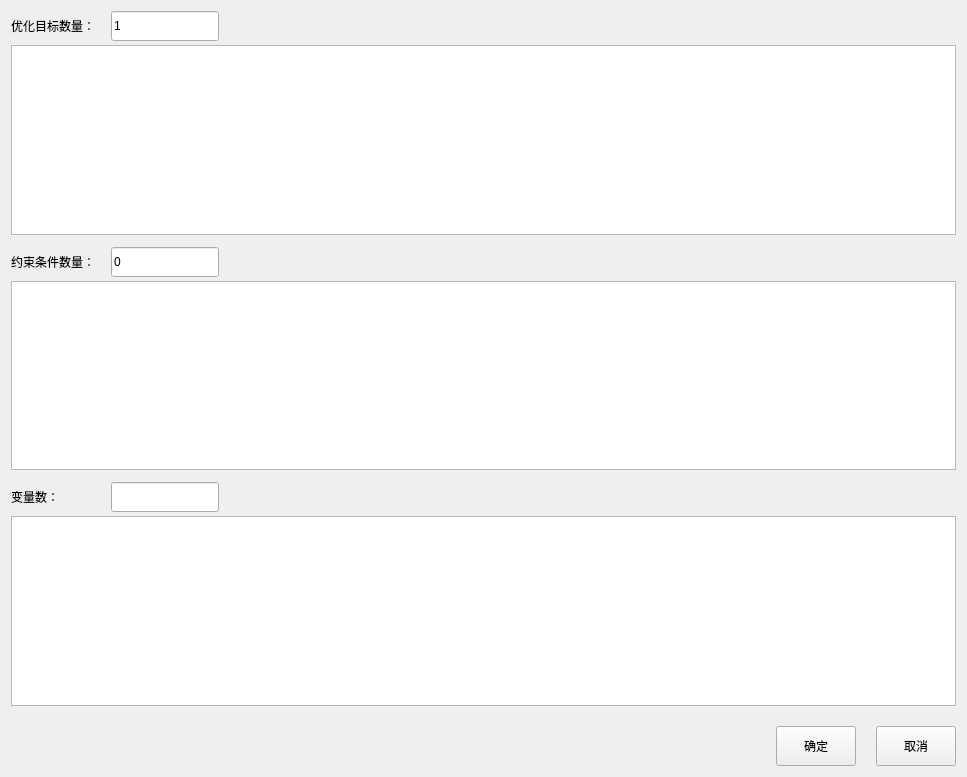
<?xml version="1.0" encoding="UTF-8"?>
<ui version="4.0">
 <class>Form</class>
 <widget class="QWidget" name="Form">
  <property name="geometry">
   <rect>
    <x>0</x>
    <y>0</y>
    <width>967</width>
    <height>777</height>
   </rect>
  </property>
  <property name="windowTitle">
   <string>Form</string>
  </property>
  <layout class="QVBoxLayout" name="verticalLayout_5">
   <property name="spacing">
    <number>20</number>
   </property>
   <item>
    <layout class="QVBoxLayout" name="verticalLayout_4">
     <property name="spacing">
      <number>12</number>
     </property>
     <item>
      <layout class="QVBoxLayout" name="verticalLayout_3">
       <property name="spacing">
        <number>4</number>
       </property>
       <item>
        <layout class="QHBoxLayout" name="horizontalLayout" stretch="0,0,1">
         <property name="spacing">
          <number>0</number>
         </property>
         <item>
          <widget class="QLabel" name="label_optTargetNum">
           <property name="minimumSize">
            <size>
             <width>100</width>
             <height>30</height>
            </size>
           </property>
           <property name="maximumSize">
            <size>
             <width>100</width>
             <height>30</height>
            </size>
           </property>
           <property name="text">
            <string>优化目标数量：</string>
           </property>
          </widget>
         </item>
         <item>
          <widget class="QLineEdit" name="lineEdit_optTargetNum">
           <property name="minimumSize">
            <size>
             <width>0</width>
             <height>30</height>
            </size>
           </property>
           <property name="maximumSize">
            <size>
             <width>16777215</width>
             <height>30</height>
            </size>
           </property>
           <property name="text">
            <string>1</string>
           </property>
          </widget>
         </item>
         <item>
          <spacer name="horizontalSpacer_4">
           <property name="orientation">
            <enum>Qt::Horizontal</enum>
           </property>
           <property name="sizeHint" stdset="0">
            <size>
             <width>40</width>
             <height>20</height>
            </size>
           </property>
          </spacer>
         </item>
        </layout>
       </item>
       <item>
        <widget class="myTableWidget" name="TW_optTargetNum">
         <property name="verticalScrollBarPolicy">
          <enum>Qt::ScrollBarAsNeeded</enum>
         </property>
         <property name="horizontalScrollBarPolicy">
          <enum>Qt::ScrollBarAlwaysOff</enum>
         </property>
         <property name="sizeAdjustPolicy">
          <enum>QAbstractScrollArea::AdjustIgnored</enum>
         </property>
        </widget>
       </item>
      </layout>
     </item>
     <item>
      <layout class="QVBoxLayout" name="verticalLayout_2">
       <property name="spacing">
        <number>4</number>
       </property>
       <item>
        <layout class="QHBoxLayout" name="horizontalLayout_2" stretch="0,0,1">
         <property name="spacing">
          <number>0</number>
         </property>
         <item>
          <widget class="QLabel" name="label_constrainNum">
           <property name="minimumSize">
            <size>
             <width>100</width>
             <height>30</height>
            </size>
           </property>
           <property name="maximumSize">
            <size>
             <width>100</width>
             <height>30</height>
            </size>
           </property>
           <property name="text">
            <string>约束条件数量：</string>
           </property>
          </widget>
         </item>
         <item>
          <widget class="QLineEdit" name="lineEdit_constrainNum">
           <property name="minimumSize">
            <size>
             <width>0</width>
             <height>30</height>
            </size>
           </property>
           <property name="maximumSize">
            <size>
             <width>16777215</width>
             <height>30</height>
            </size>
           </property>
           <property name="text">
            <string>0</string>
           </property>
          </widget>
         </item>
         <item>
          <spacer name="horizontalSpacer_3">
           <property name="orientation">
            <enum>Qt::Horizontal</enum>
           </property>
           <property name="sizeHint" stdset="0">
            <size>
             <width>40</width>
             <height>20</height>
            </size>
           </property>
          </spacer>
         </item>
        </layout>
       </item>
       <item>
        <widget class="myTableWidget" name="TW_constrainNum">
         <property name="verticalScrollBarPolicy">
          <enum>Qt::ScrollBarAsNeeded</enum>
         </property>
         <property name="horizontalScrollBarPolicy">
          <enum>Qt::ScrollBarAlwaysOff</enum>
         </property>
         <property name="sizeAdjustPolicy">
          <enum>QAbstractScrollArea::AdjustIgnored</enum>
         </property>
        </widget>
       </item>
      </layout>
     </item>
     <item>
      <layout class="QVBoxLayout" name="verticalLayout">
       <property name="spacing">
        <number>4</number>
       </property>
       <item>
        <layout class="QHBoxLayout" name="horizontalLayout_3" stretch="0,0,1">
         <property name="spacing">
          <number>0</number>
         </property>
         <item>
          <widget class="QLabel" name="label_variableNum">
           <property name="minimumSize">
            <size>
             <width>100</width>
             <height>30</height>
            </size>
           </property>
           <property name="maximumSize">
            <size>
             <width>100</width>
             <height>30</height>
            </size>
           </property>
           <property name="text">
            <string>变量数：</string>
           </property>
          </widget>
         </item>
         <item>
          <widget class="QLineEdit" name="lineEdit_variableNum">
           <property name="minimumSize">
            <size>
             <width>0</width>
             <height>30</height>
            </size>
           </property>
           <property name="maximumSize">
            <size>
             <width>16777215</width>
             <height>30</height>
            </size>
           </property>
          </widget>
         </item>
         <item>
          <spacer name="horizontalSpacer_2">
           <property name="orientation">
            <enum>Qt::Horizontal</enum>
           </property>
           <property name="sizeHint" stdset="0">
            <size>
             <width>40</width>
             <height>20</height>
            </size>
           </property>
          </spacer>
         </item>
        </layout>
       </item>
       <item>
        <widget class="myTableWidget" name="TW_variableNum">
         <property name="verticalScrollBarPolicy">
          <enum>Qt::ScrollBarAsNeeded</enum>
         </property>
         <property name="horizontalScrollBarPolicy">
          <enum>Qt::ScrollBarAlwaysOff</enum>
         </property>
         <property name="sizeAdjustPolicy">
          <enum>QAbstractScrollArea::AdjustIgnored</enum>
         </property>
        </widget>
       </item>
      </layout>
     </item>
    </layout>
   </item>
   <item>
    <layout class="QHBoxLayout" name="horizontalLayout_4">
     <item>
      <spacer name="horizontalSpacer">
       <property name="orientation">
        <enum>Qt::Horizontal</enum>
       </property>
       <property name="sizeHint" stdset="0">
        <size>
         <width>40</width>
         <height>20</height>
        </size>
       </property>
      </spacer>
     </item>
     <item>
      <widget class="QPushButton" name="Btn_yes">
       <property name="minimumSize">
        <size>
         <width>80</width>
         <height>40</height>
        </size>
       </property>
       <property name="maximumSize">
        <size>
         <width>80</width>
         <height>40</height>
        </size>
       </property>
       <property name="text">
        <string>确定</string>
       </property>
      </widget>
     </item>
     <item>
      <widget class="QPushButton" name="Btn_cancel">
       <property name="minimumSize">
        <size>
         <width>80</width>
         <height>40</height>
        </size>
       </property>
       <property name="maximumSize">
        <size>
         <width>80</width>
         <height>40</height>
        </size>
       </property>
       <property name="text">
        <string>取消</string>
       </property>
      </widget>
     </item>
    </layout>
   </item>
  </layout>
 </widget>
 <customwidgets>
  <customwidget>
   <class>myTableWidget</class>
   <extends>QTableWidget</extends>
   <header location="global">ui.paraSetting.myTableWidget</header>
  </customwidget>
 </customwidgets>
 <resources/>
 <connections/>
</ui>
